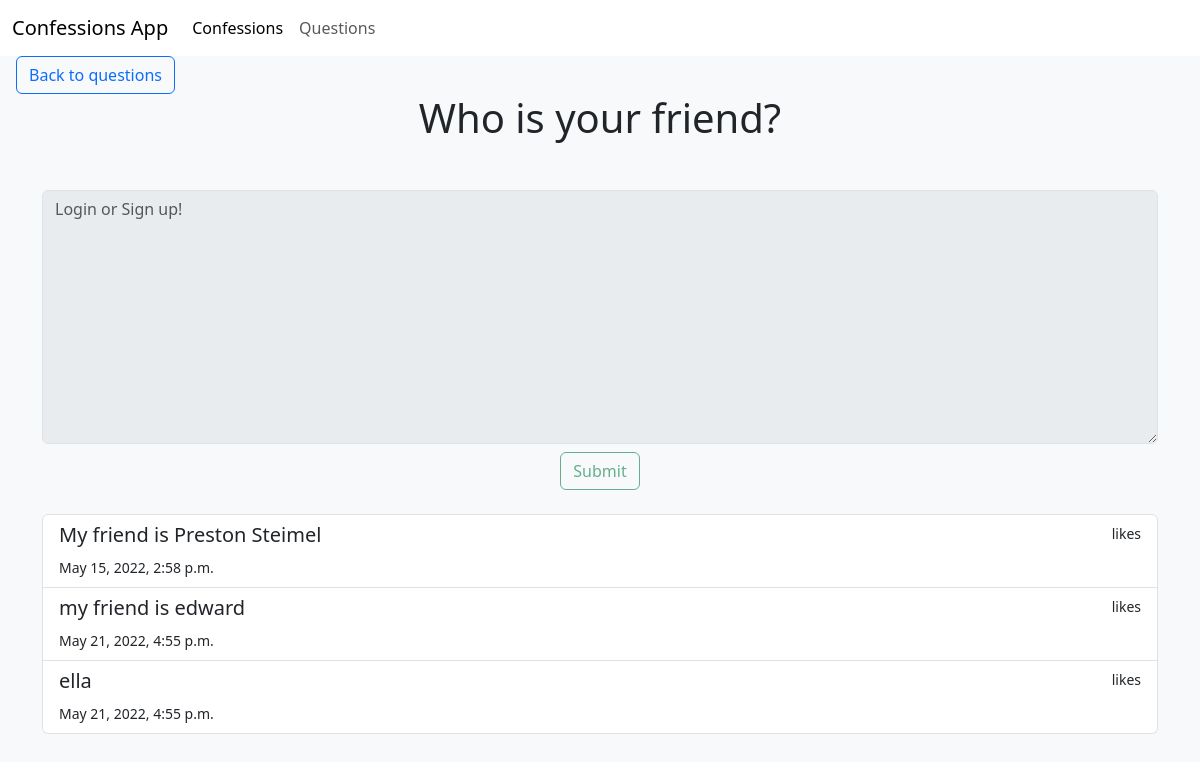
Page /question/1/ on the earlier database version.
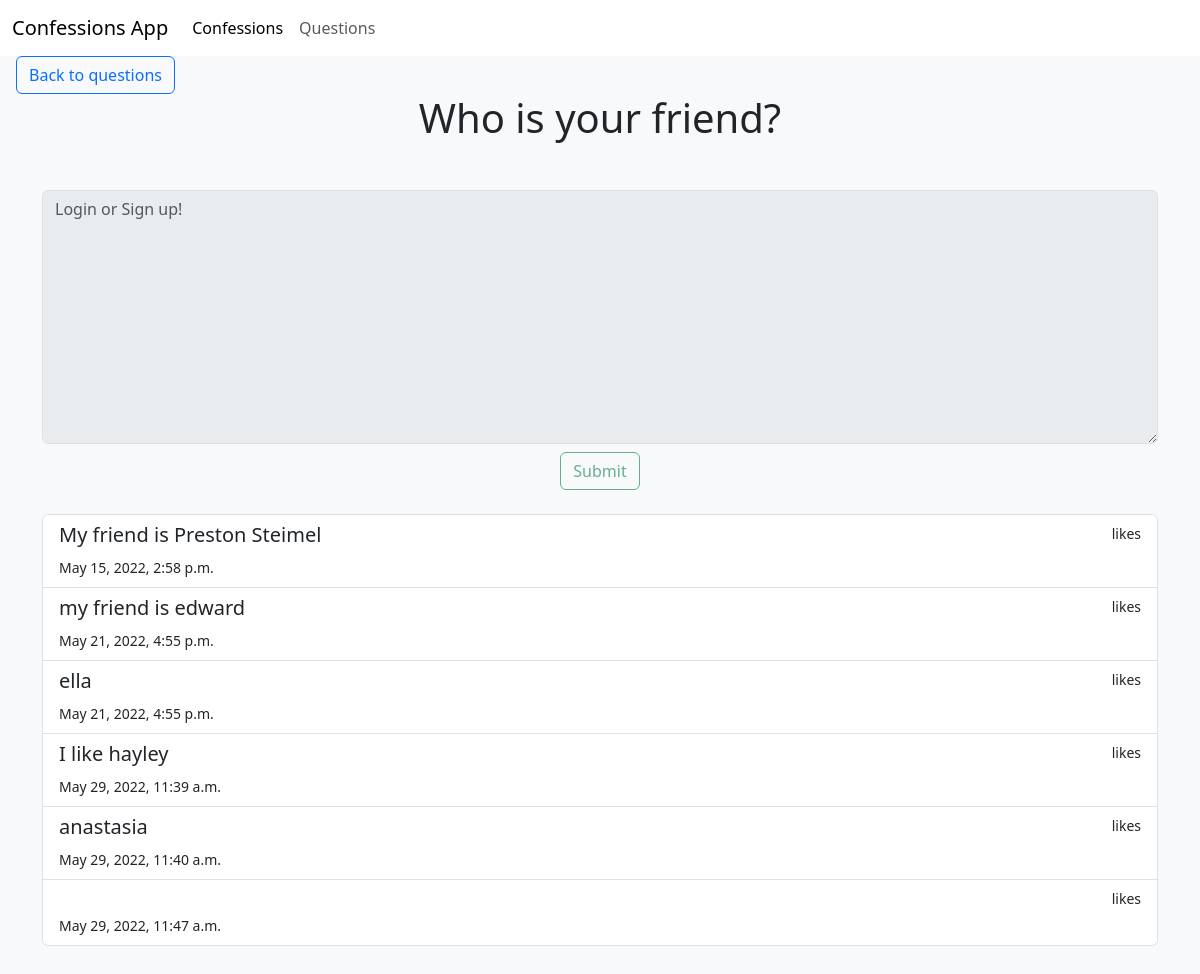
Same page on the later database version.
### ConfessionsApp/models.py (models this page shows, shortened)
class Question(models.Model):
    CATEGORIES = [
        ('CMPLN', 'Complaint'),
        ('FMLY', 'Family'),
        ('FRNDS', 'Friends'),
        ('HBBS', 'Hobbies'),
        ('LV', 'Love'),
        ('OTHR', 'Other'),
        ('SCHL', 'School'),
        ('SPRTS', 'Sports'),
    ]
    category = models.CharField(max_length=10, choices=CATEGORIES)
    owner = models.ForeignKey(User, on_delete=models.CASCADE)
    question_text = models.CharField(max_length=255)
    date = models.DateTimeField(auto_now=True)
    @property
    def posts(self):
        return self.post_set.all()

class Post(models.Model):
    owner = models.ForeignKey(User, on_delete=models.CASCADE)
    question = models.ForeignKey(Question, on_delete=models.CASCADE)
    post_text = models.CharField(max_length=255)
    date = models.DateTimeField(auto_now=True)

### ConfessionsApp/views.py (the view, shortened to what this page needs)
# urls.py: path("question/<int:q_id>/", views.question, name="question"),
def question(request, q_id):
    if request.method != "POST":
        question = Question.objects.get(id=q_id)
        Posts = Post.objects.filter(question=question)
        context = {
            "Question": question,
            "Posts": Posts,
        }
        return render(request, "ConfessionsApp/question.html", context)

### ConfessionsApp/templates/ConfessionsApp/question.html (shortened to what this page needs)
{%extends 'ConfessionsApp/base.html'%}
{%load bootstrap_icons%}
{%load static%}
{%block content%}
<div class="ms-3">
  <a href="{%url 'ConfessionsApp:questions'%}" class="btn btn-outline-primary">Back to questions</a>
</div>
<div class="container text-center">
  <h1>{{Question.question_text}}</h1>
</div>
<div class="container my-5">
  <form method="POST" class="text-center my-4">
    {%if user.is_authenticated%}
    <textarea name="post-input" cols="10" rows="10" class="form-control" placeholder="Add a comment..."></textarea>
    <input type="submit" id="submitBtn" class="btn btn-outline-success mt-2">
    {%else%}
    <textarea name="post-input" cols="10" rows="10" class="form-control" placeholder="Login or Sign up!" disabled></textarea>
    <input type="submit" id="submitBtn" class="btn btn-outline-success mt-2" disabled>
    {%endif%}
  </form>
  <div class="list-group">
    {% for post in Question.posts %}
    <a href="#" class="list-group-item list-group-item-action">
      <div class="d-flex w-100 justify-content-between">
        <h5 class="mb-1">{{post.post_text}}</h5>
        <small>{{post.num_likes}} likes</small>
      </div>
      <small>{{post.date}}</small>
    </a>
    {% endfor %}
  </div>
{%endblock content%}

### ConfessionsApp/templates/ConfessionsApp/base.html (shortened to what this page needs)
<!DOCTYPE html>
<html>
    <head>
        {%load bootstrap5%}
        {%bootstrap_css%}
    </head>
    <body class="d-flex flex-column min-vh-100 bg-light">
        {%include 'ConfessionsApp/nav.html'%}
        <main>
            <div class="">
                {%block content%}
                {%endblock content%}
            </div>
        </main>
    </body>
</html>

### ConfessionsApp/templates/ConfessionsApp/nav.html (shortened to what this page needs)
{%load static%}
<link rel="stylesheet" href="{%static 'css/index.css'%}">
<nav class="navbar navbar-expand-lg bg-white">
  <div class="container-fluid">
    <a class="navbar-brand" href="{%url 'ConfessionsApp:index'%}">Confessions App</a>
    <div class="navbar-collapse collapse" id="navbarSupportedContent">
      <ul class="d-flex navbar-nav me-auto mb-2 mb-lg-0">
        <li class="nav-item">
          <a class="nav-link active" aria-current="page" href="{%url 'ConfessionsApp:confessions'%}">Confessions</a>
        </li>
        <li class="nav-item">
          <a class="nav-link" href="{%url 'ConfessionsApp:questions'%}">Questions</a>
        </li>
      </ul>
      <ul class="navbar-nav d-flex justify-content-between">
        {% if user.is_authenticated %}
        <li class="nav-item">
          <a class="nav-link btn btn-primary text-white" href="{%url 'Users:logout'%}">Logout</a>
        </li>
        {% else %}
        <li class="nav-item mx-2">
          <a class="nav-link btn btn-primary text-white" href="{%url 'Users:login'%}">Login</a>
        </li>
        <li class="nav-item mx-2">
          <a class="nav-link btn btn-success text-white" href="{%url 'Users:signup'%}">Sign up</a>
        </li>
        {%endif %}
      </ul>
    </div>
  </div>
</nav>

Differences in the rows shown:
added Post: post_text "I like hayley", date "May 29, 2022, 11:39 a.m."
added Post: post_text "anastasia", date "May 29, 2022, 11:40 a.m."
added Post: date "May 29, 2022, 11:47 a.m."
